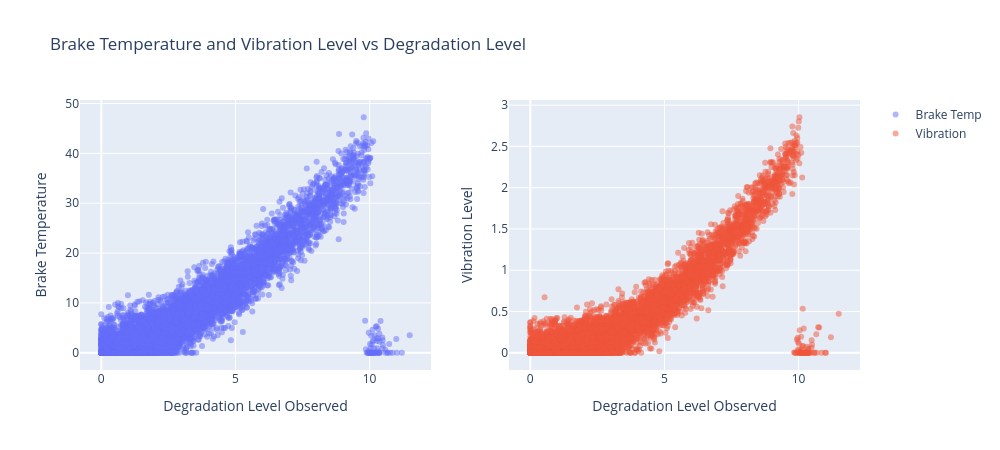

Source (notebook cell):
### Code cell
fig = make_subplots(rows=1, cols=2)

fig.add_trace(go.Scatter(x=df['degra_level_observed'], y=df['brake_temperature'], mode='markers', marker=dict(opacity=0.5), name='Brake Temp'), row=1, col=1)
fig.add_trace(go.Scatter(x=df['degra_level_observed'], y=df['vibration_level'], mode='markers', marker=dict(opacity=0.5), name='Vibration'), row=1, col=2)

fig.update_xaxes(title_text='Degradation Level Observed', row=1, col=1)
fig.update_yaxes(title_text='Brake Temperature', row=1, col=1)
fig.update_xaxes(title_text='Degradation Level Observed', row=1, col=2)
fig.update_yaxes(title_text='Vibration Level', row=1, col=2)

fig.update_layout(
    title='Brake Temperature and Vibration Level vs Degradation Level',
    width=1000, height=450,
)
fig.show()

### Figure 1 — Plotly figure (JSON) as saved in the notebook; plotly's stock layout.template omitted (floating-point values rounded to 4 significant figures; data arrays with more than 128 entries replaced by an {"elided": "..."} marker saying what was removed)
{"data": [{"marker": {"opacity": 0.5}, "mode": "markers", "name": "Brake Temp", "type": "scatter", "x": {"elided": "6083 float values"}, "xaxis": "x", "y": {"elided": "6083 float values"}, "yaxis": "y"}, {"marker": {"opacity": 0.5}, "mode": "markers", "name": "Vibration", "type": "scatter", "x": {"elided": "6083 float values"}, "xaxis": "x2", "y": {"elided": "6083 float values"}, "yaxis": "y2"}], "layout": {"height": 450, "title": {"text": "Brake Temperature and Vibration Level vs Degradation Level"}, "width": 1000, "xaxis": {"anchor": "y", "domain": [0, 0.45], "title": {"text": "Degradation Level Observed"}}, "xaxis2": {"anchor": "y2", "domain": [0.55, 1], "title": {"text": "Degradation Level Observed"}}, "yaxis": {"anchor": "x", "domain": [0, 1], "title": {"text": "Brake Temperature"}}, "yaxis2": {"anchor": "x2", "domain": [0, 1], "title": {"text": "Vibration Level"}}}}
